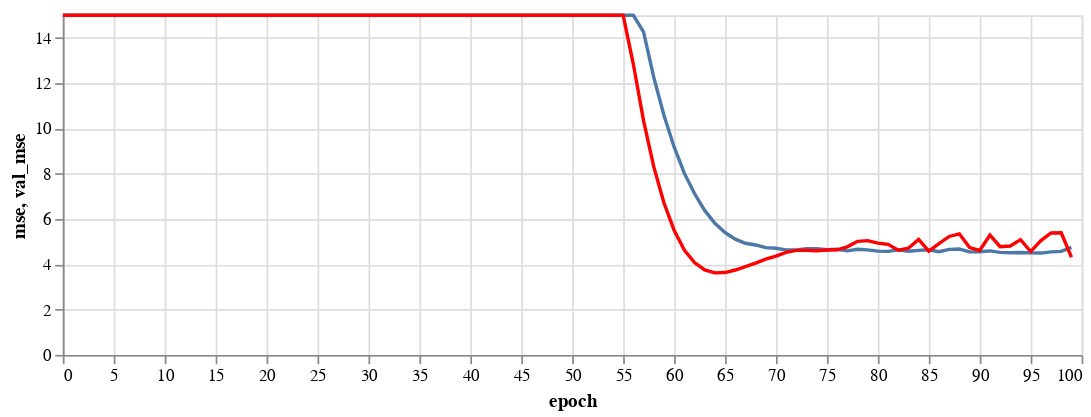

The cell this chart's notebook holds for it:
### Code cell
train_error = alt.Chart(hist,height=200,width=600).mark_line().encode(alt.X('epoch'),alt.Y('mse',scale=alt.Scale(domain=[0,15],clamp=True)))
val_error = alt.Chart(hist,height=200,width=600).mark_line(color='red').encode(alt.X('epoch'),alt.Y('val_mse',scale=alt.Scale(domain=[0,15])))

train_error + val_error

### Figure 1 — Vega-Lite specification as saved in the notebook (floating-point values rounded to 4 significant figures)
{"config": {"view": {"continuousWidth": 400, "continuousHeight": 300}}, "layer": [{"mark": "line", "encoding": {"x": {"type": "quantitative", "field": "epoch"}, "y": {"type": "quantitative", "field": "mse", "scale": {"clamp": true, "domain": [0, 15]}}}, "height": 200, "width": 600}, {"mark": {"type": "line", "color": "red"}, "encoding": {"x": {"type": "quantitative", "field": "epoch"}, "y": {"type": "quantitative", "field": "val_mse", "scale": {"domain": [0, 15]}}}, "height": 200, "width": 600}], "data": {"name": "data-bbf2a0ac775bc1f8410e921b3b7d495b"}, "$schema": "https://vega.github.io/schema/vega-lite/v4.8.1.json", "datasets": {"data-bbf2a0ac775bc1f8410e921b3b7d495b": [{"loss": 1071.0, "mae": 28.2, "mse": 1071.0, "val_loss": 1619.0, "val_mae": 36.43, "val_mse": 1619.0, "epoch": 0}, {"loss": 985.8, "mae": 27.11, "mse": 985.8, "val_loss": 1516.0, "val_mae": 35.24, "val_mse": 1516.0, "epoch": 1}, {"loss": 927.1, "mae": 26.31, "mse": 927.1, "val_loss": 1432.0, "val_mae": 34.26, "val_mse": 1432.0, "epoch": 2}, {"loss": 879.3, "mae": 25.62, "mse": 879.3, "val_loss": 1361.0, "val_mae": 33.39, "val_mse": 1361.0, "epoch": 3}, {"loss": 837.5, "mae": 25.01, "mse": 837.5, "val_loss": 1297.0, "val_mae": 32.59, "val_mse": 1297.0, "epoch": 4}, {"loss": 799.5, "mae": 24.46, "mse": 799.5, "val_loss": 1237.0, "val_mae": 31.83, "val_mse": 1237.0, "epoch": 5}, {"loss": 764.2, "mae": 23.92, "mse": 764.2, "val_loss": 1182.0, "val_mae": 31.11, "val_mse": 1182.0, "epoch": 6}, {"loss": 731.5, "mae": 23.4, "mse": 731.5, "val_loss": 1130.0, "val_mae": 30.42, "val_mse": 1130.0, "epoch": 7}, {"loss": 700.3, "mae": 22.92, "mse": 700.3, "val_loss": 1080.0, "val_mae": 29.73, "val_mse": 1080.0, "epoch": 8}, {"loss": 670.4, "mae": 22.43, "mse": 670.4, "val_loss": 1032.0, "val_mae": 29.06, "val_mse": 1032.0, "epoch": 9}, {"loss": 642.0, "mae": 21.95, "mse": 642.0, "val_loss": 986.6, "val_mae": 28.41, "val_mse": 986.6, "epoch": 10}, {"loss": 614.5, "mae": 21.5, "mse": 614.5, "val_loss": 942.3, "val_mae": 27.77, "val_mse": 942.3, "epoch": 11}, {"loss": 588.2, "mae": 21.03, "mse": 588.2, "val_loss": 900.1, "val_mae": 27.13, "val_mse": 900.1, "epoch": 12}, {"loss": 562.5, "mae": 20.58, "mse": 562.5, "val_loss": 858.9, "val_mae": 26.5, "val_mse": 858.9, "epoch": 13}, {"loss": 537.7, "mae": 20.14, "mse": 537.7, "val_loss": 818.8, "val_mae": 25.87, "val_mse": 818.8, "epoch": 14}, {"loss": 513.5, "mae": 19.69, "mse": 513.5, "val_loss": 780.0, "val_mae": 25.25, "val_mse": 780.0, "epoch": 15}, {"loss": 490.1, "mae": 19.24, "mse": 490.1, "val_loss": 742.6, "val_mae": 24.63, "val_mse": 742.6, "epoch": 16}, {"loss": 467.6, "mae": 18.8, "mse": 467.6, "val_loss": 706.3, "val_mae": 24.02, "val_mse": 706.3, "epoch": 17}, {"loss": 445.6, "mae": 18.37, "mse": 445.6, "val_loss": 670.9, "val_mae": 23.41, "val_mse": 670.9, "epoch": 18}, {"loss": 424.2, "mae": 17.93, "mse": 424.2, "val_loss": 636.7, "val_mae": 22.8, "val_mse": 636.7, "epoch": 19}, {"loss": 403.5, "mae": 17.49, "mse": 403.5, "val_loss": 603.6, "val_mae": 22.2, "val_mse": 603.6, "epoch": 20}, {"loss": 383.6, "mae": 17.07, "mse": 383.6, "val_loss": 571.3, "val_mae": 21.59, "val_mse": 571.3, "epoch": 21}, {"loss": 363.8, "mae": 16.63, "mse": 363.8, "val_loss": 540.2, "val_mae": 20.99, "val_mse": 540.2, "epoch": 22}, {"loss": 344.9, "mae": 16.2, "mse": 344.9, "val_loss": 510.1, "val_mae": 20.39, "val_mse": 510.1, "epoch": 23}, {"loss": 326.6, "mae": 15.78, "mse": 326.6, "val_loss": 480.9, "val_mae": 19.79, "val_mse": 480.9, "epoch": 24}, {"loss": 308.9, "mae": 15.35, "mse": 308.9, "val_loss": 452.9, "val_mae": 19.2, "val_mse": 452.9, "epoch": 25}, {"loss": 291.7, "mae": 14.93, "mse": 291.7, "val_loss": 425.7, "val_mae": 18.61, "val_mse": 425.7, "epoch": 26}, {"loss": 275.1, "mae": 14.51, "mse": 275.1, "val_loss": 399.4, "val_mae": 18.02, "val_mse": 399.4, "epoch": 27}, {"loss": 259.0, "mae": 14.08, "mse": 259.0, "val_loss": 374.1, "val_mae": 17.44, "val_mse": 374.1, "epoch": 28}, {"loss": 243.5, "mae": 13.67, "mse": 243.5, "val_loss": 349.7, "val_mae": 16.85, "val_mse": 349.7, "epoch": 29}, {"loss": 228.5, "mae": 13.25, "mse": 228.5, "val_loss": 326.3, "val_mae": 16.27, "val_mse": 326.3, "epoch": 30}, {"loss": 214.1, "mae": 12.84, "mse": 214.1, "val_loss": 303.6, "val_mae": 15.69, "val_mse": 303.6, "epoch": 31}, {"loss": 200.1, "mae": 12.42, "mse": 200.1, "val_loss": 281.9, "val_mae": 15.11, "val_mse": 281.9, "epoch": 32}, {"loss": 186.7, "mae": 12.01, "mse": 186.7, "val_loss": 261.0, "val_mae": 14.53, "val_mse": 261.0, "epoch": 33}, {"loss": 173.8, "mae": 11.6, "mse": 173.8, "val_loss": 241.1, "val_mae": 13.96, "val_mse": 241.1, "epoch": 34}, {"loss": 161.6, "mae": 11.19, "mse": 161.6, "val_loss": 222.3, "val_mae": 13.39, "val_mse": 222.3, "epoch": 35}, {"loss": 149.8, "mae": 10.78, "mse": 149.8, "val_loss": 204.2, "val_mae": 12.83, "val_mse": 204.2, "epoch": 36}, {"loss": 138.6, "mae": 10.39, "mse": 138.6, "val_loss": 187.0, "val_mae": 12.26, "val_mse": 187.0, "epoch": 37}, {"loss": 128.0, "mae": 9.979, "mse": 128.0, "val_loss": 170.9, "val_mae": 11.71, "val_mse": 170.9, "epoch": 38}, {"loss": 117.8, "mae": 9.587, "mse": 117.8, "val_loss": 155.6, "val_mae": 11.16, "val_mse": 155.6, "epoch": 39}, {"loss": 108.1, "mae": 9.197, "mse": 108.1, "val_loss": 141.0, "val_mae": 10.61, "val_mse": 141.0, "epoch": 40}, {"loss": 98.97, "mae": 8.802, "mse": 98.97, "val_loss": 127.3, "val_mae": 10.07, "val_mse": 127.3, "epoch": 41}, {"loss": 90.24, "mae": 8.424, "mse": 90.24, "val_loss": 114.4, "val_mae": 9.528, "val_mse": 114.4, "epoch": 42}, {"loss": 82.04, "mae": 8.037, "mse": 82.04, "val_loss": 102.3, "val_mae": 9.009, "val_mse": 102.3, "epoch": 43}, {"loss": 74.3, "mae": 7.65, "mse": 74.3, "val_loss": 91.06, "val_mae": 8.504, "val_mse": 91.06, "epoch": 44}, {"loss": 67.11, "mae": 7.274, "mse": 67.11, "val_loss": 80.64, "val_mae": 8.004, "val_mse": 80.64, "epoch": 45}, {"loss": 60.35, "mae": 6.901, "mse": 60.35, "val_loss": 70.97, "val_mae": 7.508, "val_mse": 70.97, "epoch": 46}, {"loss": 54.04, "mae": 6.536, "mse": 54.04, "val_loss": 62.02, "val_mae": 7.017, "val_mse": 62.02, "epoch": 47}, {"loss": 48.22, "mae": 6.168, "mse": 48.22, "val_loss": 53.87, "val_mae": 6.536, "val_mse": 53.87, "epoch": 48}, {"loss": 42.8, "mae": 5.81, "mse": 42.8, "val_loss": 46.41, "val_mae": 6.06, "val_mse": 46.41, "epoch": 49}, {"loss": 37.84, "mae": 5.459, "mse": 37.84, "val_loss": 39.68, "val_mae": 5.593, "val_mse": 39.68, "epoch": 50}, {"loss": 33.34, "mae": 5.112, "mse": 33.34, "val_loss": 33.66, "val_mae": 5.137, "val_mse": 33.66, "epoch": 51}, {"loss": 29.23, "mae": 4.781, "mse": 29.23, "val_loss": 28.3, "val_mae": 4.691, "val_mse": 28.3, "epoch": 52}, {"loss": 25.46, "mae": 4.461, "mse": 25.46, "val_loss": 23.53, "val_mae": 4.254, "val_mse": 23.53, "epoch": 53}, {"loss": 22.11, "mae": 4.143, "mse": 22.11, "val_loss": 19.36, "val_mae": 3.841, "val_mse": 19.36, "epoch": 54}, {"loss": 19.16, "mae": 3.821, "mse": 19.16, "val_loss": 15.83, "val_mae": 3.447, "val_mse": 15.83, "epoch": 55}, {"loss": 16.51, "mae": 3.518, "mse": 16.51, "val_loss": 12.83, "val_mae": 3.067, "val_mse": 12.83, "epoch": 56}, {"loss": 14.27, "mae": 3.237, "mse": 14.27, "val_loss": 10.35, "val_mae": 2.786, "val_mse": 10.35, "epoch": 57}, {"loss": 12.27, "mae": 2.968, "mse": 12.27, "val_loss": 8.312, "val_mae": 2.563, "val_mse": 8.312, "epoch": 58}, {"loss": 10.59, "mae": 2.742, "mse": 10.59, "val_loss": 6.717, "val_mae": 2.351, "val_mse": 6.717, "epoch": 59}, {"loss": 9.186, "mae": 2.527, "mse": 9.186, "val_loss": 5.507, "val_mae": 2.149, "val_mse": 5.507, "epoch": 60}, {"loss": 8.027, "mae": 2.34, "mse": 8.027, "val_loss": 4.632, "val_mae": 1.958, "val_mse": 4.632, "epoch": 61}, {"loss": 7.127, "mae": 2.169, "mse": 7.127, "val_loss": 4.079, "val_mae": 1.819, "val_mse": 4.079, "epoch": 62}, {"loss": 6.381, "mae": 2.033, "mse": 6.381, "val_loss": 3.75, "val_mae": 1.7, "val_mse": 3.75, "epoch": 63}, {"loss": 5.811, "mae": 1.928, "mse": 5.811, "val_loss": 3.622, "val_mae": 1.596, "val_mse": 3.622, "epoch": 64}, {"loss": 5.404, "mae": 1.849, "mse": 5.404, "val_loss": 3.637, "val_mae": 1.5, "val_mse": 3.637, "epoch": 65}, {"loss": 5.113, "mae": 1.793, "mse": 5.113, "val_loss": 3.748, "val_mae": 1.451, "val_mse": 3.748, "epoch": 66}, {"loss": 4.931, "mae": 1.768, "mse": 4.931, "val_loss": 3.898, "val_mae": 1.466, "val_mse": 3.898, "epoch": 67}, {"loss": 4.854, "mae": 1.752, "mse": 4.854, "val_loss": 4.055, "val_mae": 1.498, "val_mse": 4.055, "epoch": 68}, {"loss": 4.735, "mae": 1.738, "mse": 4.735, "val_loss": 4.23, "val_mae": 1.532, "val_mse": 4.23, "epoch": 69}, {"loss": 4.709, "mae": 1.731, "mse": 4.709, "val_loss": 4.362, "val_mae": 1.555, "val_mse": 4.362, "epoch": 70}, {"loss": 4.639, "mae": 1.722, "mse": 4.639, "val_loss": 4.529, "val_mae": 1.581, "val_mse": 4.529, "epoch": 71}, {"loss": 4.631, "mae": 1.723, "mse": 4.631, "val_loss": 4.616, "val_mae": 1.594, "val_mse": 4.616, "epoch": 72}, {"loss": 4.69, "mae": 1.74, "mse": 4.69, "val_loss": 4.621, "val_mae": 1.595, "val_mse": 4.621, "epoch": 73}, {"loss": 4.69, "mae": 1.735, "mse": 4.69, "val_loss": 4.601, "val_mae": 1.592, "val_mse": 4.601, "epoch": 74}, {"loss": 4.642, "mae": 1.725, "mse": 4.642, "val_loss": 4.63, "val_mae": 1.596, "val_mse": 4.63, "epoch": 75}, {"loss": 4.664, "mae": 1.726, "mse": 4.664, "val_loss": 4.641, "val_mae": 1.598, "val_mse": 4.641, "epoch": 76}, {"loss": 4.594, "mae": 1.719, "mse": 4.594, "val_loss": 4.771, "val_mae": 1.615, "val_mse": 4.771, "epoch": 77}, {"loss": 4.665, "mae": 1.738, "mse": 4.665, "val_loss": 5.015, "val_mae": 1.646, "val_mse": 5.015, "epoch": 78}, {"loss": 4.64, "mae": 1.731, "mse": 4.64, "val_loss": 5.046, "val_mae": 1.65, "val_mse": 5.046, "epoch": 79}, {"loss": 4.582, "mae": 1.717, "mse": 4.582, "val_loss": 4.939, "val_mae": 1.637, "val_mse": 4.939, "epoch": 80}, {"loss": 4.574, "mae": 1.716, "mse": 4.574, "val_loss": 4.881, "val_mae": 1.629, "val_mse": 4.881, "epoch": 81}, {"loss": 4.636, "mae": 1.73, "mse": 4.636, "val_loss": 4.623, "val_mae": 1.595, "val_mse": 4.623, "epoch": 82}, {"loss": 4.581, "mae": 1.711, "mse": 4.581, "val_loss": 4.711, "val_mae": 1.607, "val_mse": 4.711, "epoch": 83}, {"loss": 4.618, "mae": 1.718, "mse": 4.618, "val_loss": 5.103, "val_mae": 1.656, "val_mse": 5.103, "epoch": 84}, {"loss": 4.64, "mae": 1.728, "mse": 4.64, "val_loss": 4.584, "val_mae": 1.589, "val_mse": 4.584, "epoch": 85}, {"loss": 4.558, "mae": 1.712, "mse": 4.558, "val_loss": 4.919, "val_mae": 1.634, "val_mse": 4.919, "epoch": 86}, {"loss": 4.659, "mae": 1.718, "mse": 4.659, "val_loss": 5.231, "val_mae": 1.671, "val_mse": 5.231, "epoch": 87}, {"loss": 4.674, "mae": 1.728, "mse": 4.674, "val_loss": 5.347, "val_mae": 1.684, "val_mse": 5.347, "epoch": 88}, {"loss": 4.551, "mae": 1.713, "mse": 4.551, "val_loss": 4.739, "val_mae": 1.61, "val_mse": 4.739, "epoch": 89}, {"loss": 4.556, "mae": 1.714, "mse": 4.556, "val_loss": 4.612, "val_mae": 1.592, "val_mse": 4.612, "epoch": 90}, {"loss": 4.594, "mae": 1.711, "mse": 4.594, "val_loss": 5.295, "val_mae": 1.678, "val_mse": 5.295, "epoch": 91}, {"loss": 4.527, "mae": 1.708, "mse": 4.527, "val_loss": 4.78, "val_mae": 1.615, "val_mse": 4.78, "epoch": 92}, {"loss": 4.512, "mae": 1.704, "mse": 4.512, "val_loss": 4.807, "val_mae": 1.619, "val_mse": 4.807, "epoch": 93}, {"loss": 4.521, "mae": 1.702, "mse": 4.521, "val_loss": 5.089, "val_mae": 1.654, "val_mse": 5.089, "epoch": 94}, {"loss": 4.508, "mae": 1.705, "mse": 4.508, "val_loss": 4.565, "val_mae": 1.585, "val_mse": 4.565, "epoch": 95}, {"loss": 4.497, "mae": 1.703, "mse": 4.497, "val_loss": 5.051, "val_mae": 1.649, "val_mse": 5.051, "epoch": 96}, {"loss": 4.552, "mae": 1.712, "mse": 4.552, "val_loss": 5.383, "val_mae": 1.687, "val_mse": 5.383, "epoch": 97}, {"loss": 4.57, "mae": 1.71, "mse": 4.57, "val_loss": 5.393, "val_mae": 1.687, "val_mse": 5.393, "epoch": 98}, {"loss": 4.745, "mae": 1.737, "mse": 4.745, "val_loss": 4.314, "val_mae": 1.544, "val_mse": 4.314, "epoch": 99}]}}
